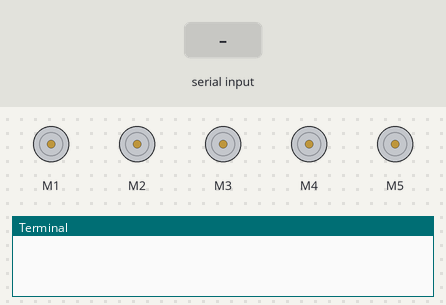
A program run on a simulated Raspberry Pi (BCM pin numbers). Parts: 5 × DC motor (green arrow = forward, orange = backward, longer = faster), the last lines printed to the terminal. The inputs (shaded band) are chosen by the test bench. Motors are numbered in the order the program creates them (left before right in a Robot).

Above: at 1.2 s.
1.3 s: "a" typed at the terminal
At 2.5 s:
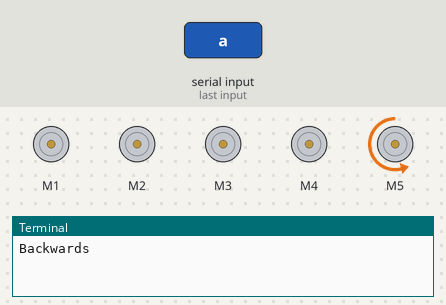
2.8 s: "d" typed at the terminal
At 3.8 s:
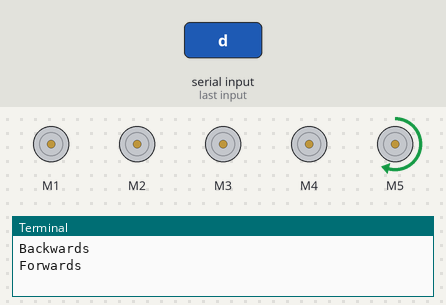
4.3 s: "1" typed at the terminal
At 4.9 s:
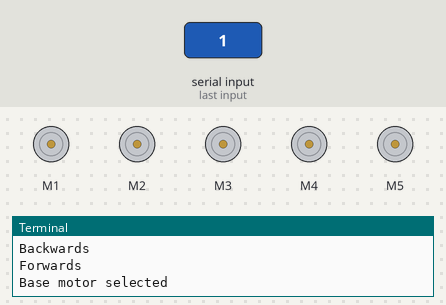
Timing chart, 0 to 7.3 s (numbered marks = the images above; inputs shaded):
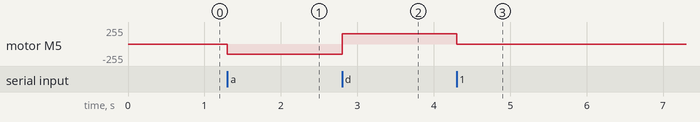

The program:

gpiozero_example.py
```python
from time import sleep

from gpiozero import Motor

grip = Motor(27, 17, enable=22)
grip.stop()
wrist = Motor(15, 18, enable=14)
wrist.stop()
elbow = Motor(3, 4, enable=2)
elbow.stop()
shoulder = Motor(20, 21, enable=16)
shoulder.stop()
base = Motor(19, 13, enable=26)
base.stop()

selected = base
speed = 6

def getchar():
   #Returns a single character from standard input
   import tty, termios, sys
   fd = sys.stdin.fileno()
   old_settings = termios.tcgetattr(fd)
   try:
      tty.setcbreak(sys.stdin.fileno())
      ch = sys.stdin.read(1)
   finally:
      termios.tcsetattr(fd, termios.TCSADRAIN, old_settings)
   return ch

while True:
    ch = getchar()

    match(ch):
        case "1":
            selected.stop()
            selected = base
            print("Base motor selected")
        case "2":
            selected.stop()
            selected = grip
            print("Grip motor selected")
        case "3":
            selected.stop()
            selected = wrist
            print("Wrist motor selected")
        case "4":
            selected.stop()
            selected = elbow
            print("Elbow motor selected")
        case "5":
            selected.stop()
            selected = shoulder
            print("Shoulder motor selected")
        case "w":
            if speed < 10:
                speed += 2
            print("Speed is ", speed)
        case "s":
            if speed > 0:
                speed -= 2
            print("Speed is ", speed)
        case "a":
            selected.backward(speed / 10)
            print("Backwards")
        case "d":
            selected.forward(speed / 10)
            print("Forwards")
        case "f":
            selected.stop()
            print("Stop")
```

Measured:
- after the input at 1.3 s, motor M5: stopped → backward 153/255 at once
- after the input at 2.8 s, motor M5: backward 153/255 → forward 153/255 at once
- after the input at 4.3 s, motor M5: forward 153/255 → stopped at once
